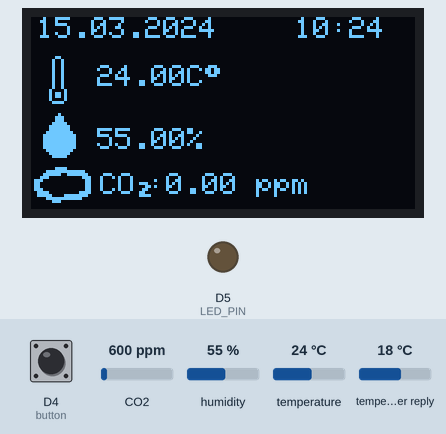
This sketch was run on a simulated ESP8266 (NodeMCU). Shown: 128×64 one-colour display, output pins drawn as LEDs (lit = HIGH). Inputs (shaded band) come from the test bench; at power-on: D4 (button) HIGH, CO2 600 ppm, humidity 55 %, temperature 24 °C, temperature in the weather reply 18 °C. WiFi joins after 1.5 s; servers stay silent unless stated; network time is answered at once with the bench clock; the local clock reads 2024-03-15 10:24:30 at power-on unless the sketch sets it; no MQTT or app messages arrive unless stated; web services answer with replies made up by the test bench; what the sketch prints to the serial monitor is not drawn.

Above: at 6.0 s.
6.1 s: D4 (button) pulled LOW for 0.15 s
At 7.6 s:
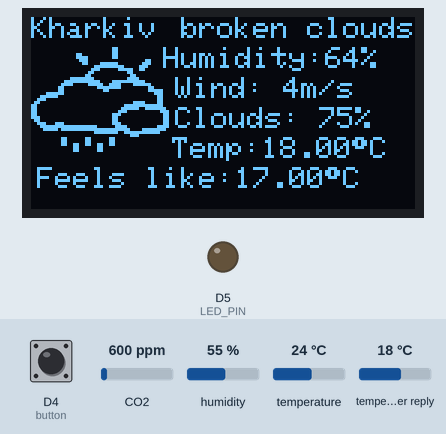
8.4 s: D4 (button) pulled LOW for 1 s
At 9.2 s:
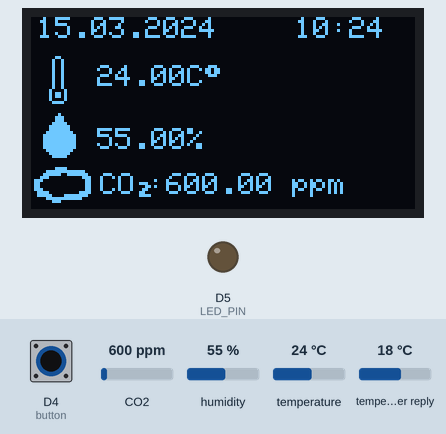
10.9 s: CO2 set to 452 ppm
At 13.7 s:
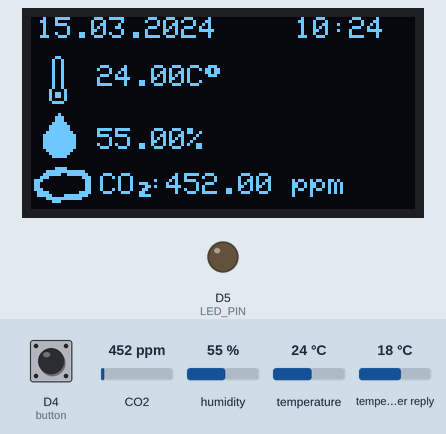
14.4 s: humidity set to 22 %
At 16.1 s:
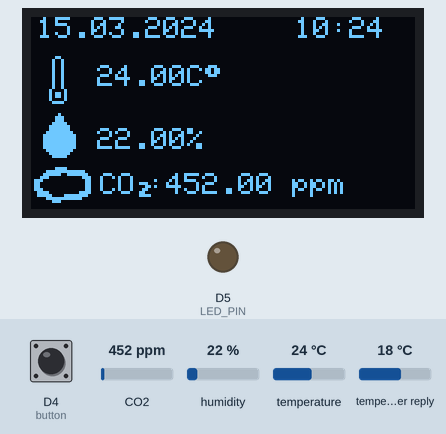
16.4 s: temperature set to 12 °C
At 19.6 s:
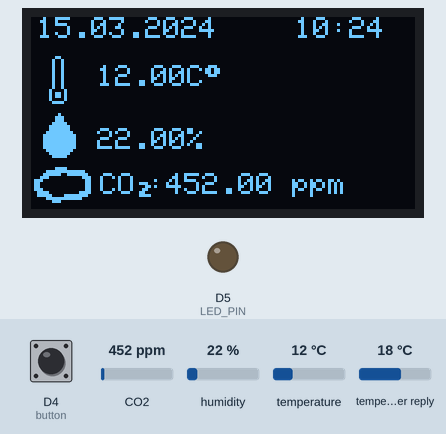
28.7 s: CO2 set to 1050 ppm
At 31.7 s:
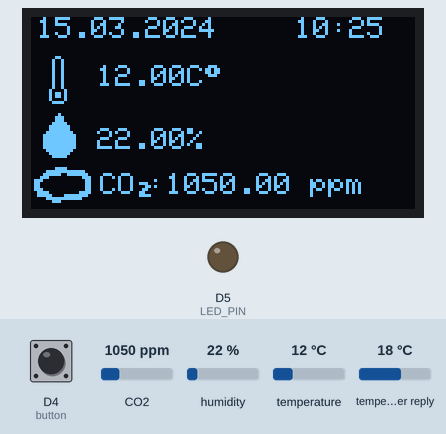
Timing chart, 0 to 33.2 s (numbered marks = the images above; inputs shaded):
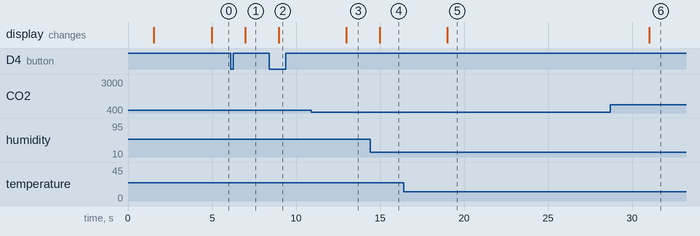

Measured:
- after the input at 6.1 s, the display: changes after 0.87 s (image 1)
- after the input at 8.4 s, the display: changes after 0.57 s (image 2)
- after the input at 10.9 s, the display: changes after 2.1 s (image 3)
- after the input at 14.4 s, the display: changes after 0.58 s (image 4)
- after the input at 16.4 s, the display: changes after 2.6 s (image 5)
- after the input at 28.7 s, the display: changes after 2.3 s (image 6)

The sketch:

Meteostation-OLED.ino
```cpp
/*
    Meteostation with node-mcu esp8266
    Written by dev_iks
*/
#include <ESP8266WiFi.h>
#include <WiFiUdp.h>
#include <PubSubClient.h>
#include <WiFiClientSecure.h>
#include <NTPClient.h>
#include <DHT.h>
#include <MQ135.h>
#include <SPI.h>
#include <Wire.h>
#include <Adafruit_GFX.h>
#include <Adafruit_SSD1306.h>
#include "configs.h"
#include "functions.h"
#include "OpenWeather.h"


#define SCREEN_WIDTH 128 // OLED display width, in pixels
#define SCREEN_HEIGHT 64 // OLED display height, in pixels
#define DHTPIN D7 // DHT pin
#define DISPLAY_ADDR 0x3C // OLED address
#define GASPIN A0 // mq135 sensor pin
#define BUFFER_SIZE 100 // buffer size
#define MQTT_MAX_PACKET_SIZE 256
#define SECS_PER_MIN (60000)
#define HOURS_IN_MLSECS(hour) (hour * 60 * SECS_PER_MIN)
#define UTC_OFFSET 2 * 60 * 60 // Ukraine


bool _debug = true;

const char* ssid = STASSID; // SSID for wi-fi station
const char* password = STAPSK; // password for wi-fi station
const char* mqtt_server = MQTTSERVER; // mqtt server addr
const int mqtt_port = MQTTPORT; // mqtt port
const char* mqtt_user = MQTTUSER; // if mqtt anonymous with user and pass
const char* mqtt_pass = MQTTPASS;
const char* owm_token = OWMTOKEN;

const int LED_PIN = D5;
const int button = D4;

bool butt_flag = false;
bool highTempFlag = false;
bool butt;
unsigned long last_press = 0;
unsigned long last_time = 0;

String buffer_line_weather; // buffer for recieve response from weather api
String formattedDate;
String dayStamp;
String timeStamp;
String day, month, year;
String city = "Kharkiv";
String units = "metric";  // or "imperial"
String language = "en";
unsigned long updateTimeDHT = 0;
unsigned long updateTimeTelegramDHT = 0;
unsigned long updateTimeWeather = 0;
unsigned long updateTimeGasSensor = 0;
unsigned long updateTimeHighTemp = 0;
unsigned long updateLocalTime = 0;
unsigned long updateDrawDisplay = 0;
int ledStatus = 0; // led status
int current_mode = 0;
float humidity; // humidity - влажность воздуха получаемая на текущем модуле DHT-11
float temperature; // temperature - температура получаемая на текущем модуле DHT-11
float ppm; // co2 concentration in ppm


void oledPrint(String str, uint16_t x = 0, uint16_t y = 0, bool newLine = 1, uint16_t textSize = 1, uint16_t color = WHITE);
void drawCloud(uint16_t x = 0, uint16_t y = 0, bool d = false);
void drawLittleCloud(uint16_t x = 0, uint16_t y = 0, bool d = false);
void drawRaindrop(uint16_t x = 0, uint16_t y = 0, bool d = false);
void drawThermometer(uint16_t x = 0, uint16_t y = 0, bool d = false);
void callbackOnMessage(char* topic, byte* payload, unsigned int length);
void readDHT();
void gasSensorSetup();
void getWeather();
void printWeather();
void printDatetime();

Adafruit_SSD1306 display(SCREEN_WIDTH, SCREEN_HEIGHT, &Wire, -1);
DHT dht(DHTPIN, DHT11);
MQ135 gasSensor = MQ135(GASPIN);

WiFiUDP ntpUDP;
// pool.ntp.org ua.pool.ntp.org
NTPClient timeClient(ntpUDP, "pool.ntp.org", UTC_OFFSET);

WiFiClient wfc;
PubSubClient mqttClient(mqtt_server, mqtt_port, callbackOnMessage, wfc);

OpenWeather weather(owm_token);
OW_current* current_weather = new OW_current;

void setup() {
  Serial.begin(115200);
  //  gdbstub_init();
  pinMode(LED_PIN, OUTPUT);
  pinMode(button, INPUT);
  // Connect to WiFi network
  wifiBegin(ssid, password);

  if (!display.begin(SSD1306_SWITCHCAPVCC, DISPLAY_ADDR)) {
    Serial.println(F("SSD1306 allocation failed"));
    for (;;); // Don't proceed, loop forever
  }
  display.clearDisplay();
  display.cp437(true);

  dht.begin();
  gasSensorSetup();
  getWeather();
  readDHT();
}

void loop() {
  butt = !digitalRead(button);
  mqttLoop();
  if (millis() - updateTimeDHT > 2000) {
    updateTimeDHT = millis();
    readDHT();
  }
  switchMode();
  displayedMode();
}

void switchMode() {
  if (butt == HIGH && butt_flag == false && millis() - last_press > 200) {
    butt_flag = true;
    current_mode = !current_mode;
    last_press = millis();
  }

  if (butt == LOW && butt_flag == true) {
    butt_flag = false;
  }
}

void displayedMode() {
  if (current_mode == 0) {
    if (millis() - updateDrawDisplay > 1000) {
      updateDrawDisplay = millis();
      drawPage1();
    }
  } else {
    if (millis() - updateDrawDisplay > 1000) {
      updateDrawDisplay = millis();
      drawPage2();
    }
  }

  if (millis() - updateTimeTelegramDHT > 15000) {
    updateTimeTelegramDHT = millis();
    publishDhtData(temperature, humidity, ppm);
  }
}

void drawPage1()
{
  display.clearDisplay();
  display.setTextColor(WHITE, BLACK);
  printDatetime();
  drawThermometer(4, 13);
  // print temperatute
  oledPrint(String(temperature), LITTLE_CLOUD_WIDTH + 2, 16, 0);
  display.write("C");
  display.write(248);
  // print humidity
  drawRaindrop(2, 32);
  oledPrint(String(humidity) + "%", LITTLE_CLOUD_WIDTH + 2, 37);
  // print co2 value
  drawLittleCloud(0, 49);
  int y_little_cloud = 52;
  oledPrint("CO", LITTLE_CLOUD_WIDTH + 3, y_little_cloud, 0);
  display.setCursor(LITTLE_CLOUD_WIDTH + 15, y_little_cloud + 3);
  display.write(253);
  oledPrint(":" + String(ppm) + " ppm", LITTLE_CLOUD_WIDTH + 19, y_little_cloud);

  display.display();
}


void drawPage2()
{
  display.clearDisplay();
  display.setTextColor(WHITE, BLACK);
  drawCloud(0, 10);
  // update weather one time per hour
  if (millis() - updateTimeWeather > HOURS_IN_MLSECS(1))
  {
    updateTimeWeather = millis();
    getWeather();
  }
  printWeather();
  display.display();
}

void printWeather()
{
  float   temp = current_weather->temp;
  float   feels_like = current_weather->feels_like;
  float   pressure = current_weather->pressure;
  uint8_t humidity = current_weather->humidity;
  uint8_t clouds = current_weather->clouds;
  int     wind_speed = current_weather->wind_speed;
  String  main = current_weather->main;
  String  description = current_weather->description;
  String  city = current_weather->city;

  oledPrint(city, 0, 0);
  oledPrint(description, 50, 0);
  oledPrint("Humidity:" + String(humidity) + "%", CLOUD_WIDTH - 2, 10);
  oledPrint("Wind: " + String(wind_speed) + "m/s", CLOUD_WIDTH + 2, 20);
  oledPrint("Clouds: " + String(clouds) + "%", CLOUD_WIDTH + 2, 30);
  oledPrint("Temp:" + String(temp), CLOUD_WIDTH + 1, 40, 0);
  display.write(248);
  display.write("C");
  oledPrint("Feels like:" + String(feels_like), 2 , 50, 0);
  display.write(248);
  display.write("C");
}

void getWeather()
{
  bool isParsed = weather.getWeatherData(current_weather, city, units, language);
  if (!isParsed)
  {
    Serial.println("Failed to get weather! Try again.");
  }
}

/*
   String str, uint16_t x = 0, uint16_t y = 0, bool newLine = 1, uint16_t textSize = 1, uint16_t color = WHITE
*/
void oledPrint(String str, uint16_t x, uint16_t y, bool newLine, uint16_t textSize, uint16_t color)
{
  display.setTextSize(textSize);
  display.setTextColor(color);
  display.setCursor(x, y);
  if (newLine == true) {
    display.println(str);
  } else {
    display.print(str);
  }
}

/*
   usigned int x: display coordinate
   usigned int y: display coordinate
   bool d = false: display
*/
void drawCloud(uint16_t x, uint16_t y, bool d) {
  display.drawBitmap(x, y, cloud, CLOUD_WIDTH, CLOUD_HEIGHT, 1);
  if (d == true) {
    display.display();
  }
}

/*
   usigned int x: display coordinate
   usigned int y: display coordinate
   bool d = false: display
*/
void drawRaindrop(uint16_t x, uint16_t y, bool d) {
  display.drawBitmap(x, y, raindrop, RAINDROP_WIDTH, RAINDROP_HEIGHT, 1);
  if (d == true) {
    display.display();
  }
}

/*
   usigned int x: display coordinate
   usigned int y: display coordinate
   bool d = false: display
*/
void drawThermometer(uint16_t x, uint16_t y, bool d) {
  display.drawBitmap(x, y, thermometer, THERMOMETER_WIDTH, THERMOMETER_HEIGHT, 1);
  if (d == true) {
    display.display();
  }
}

/*
   usigned int x: display coordinate
   usigned int y: display coordinate
   bool d = false: display
*/
void drawLittleCloud(uint16_t x, uint16_t y, bool d)
{
  display.drawBitmap(x, y, little_cloud, LITTLE_CLOUD_WIDTH, LITTLE_CLOUD_HEIGHT, 1);
  if (d == true) {
    display.display();
  }
}

void getDateTime()
{
  timeClient.update();
  formattedDate = timeClient.getFormattedDate();
  // Extract date
  int splitT = formattedDate.indexOf("T");
  dayStamp = formattedDate.substring(0, splitT);
  year = dayStamp.substring(0, 4);
  month = dayStamp.substring(5, 7);
  day = dayStamp.substring(8);
  // Format dateStamp
  dayStamp = day + "." + month + "." + year;
  // Format time
  timeStamp = formattedDate.substring(splitT + 1, formattedDate.length() - 4);
}

void printDatetime()
{
  getDateTime();
  oledPrint(dayStamp, 2, 0);
  oledPrint(timeStamp, 88, 0);
  /*if (millis() - updateLocalTime > 5000)
  {
    updateLocalTime = millis();
    oledPrint(dayStamp, 2, 0);
    oledPrint(timeStamp, 88, 0);
  }*/
}

void readDHT() {
  humidity = dht.readHumidity();
  temperature = dht.readTemperature();

  if (temperature >= 31 && !highTempFlag) {
    highTempFlag = true;
    if (millis() - updateTimeHighTemp >= 300000)  { // one message per 5 minutes
      updateTimeHighTemp = millis();
      //      highTemperatureAlert();
    }
  } else {
    highTempFlag = false;
  }

  if (isnan(humidity) || isnan(temperature)) {
    // Check. If we can't get values, outputing «Error», and program exits
    if (_debug) {
      Serial.println("Error dht");
    }
    display.clearDisplay();
    oledPrint("Error!", 0, 0);
    return;
  }
  if (millis() - updateTimeGasSensor >= 5000) {
    updateTimeGasSensor = millis();
    ppm = gasSensor.getPPM();
  }
  if (isnan(ppm)) {
    if (_debug) {
      Serial.println("Error gas sensor");
    }
    display.clearDisplay();
    oledPrint("Err: ppm", 0, 0);
  }
}

void reconnect() {
  // Loop until we're reconnected
  while (!mqttClient.connected()) {
    Serial.print("Attempting MQTT connection...");
    String clientId = "ESP8266Client-1";
    // Attempt to connect
    if (mqttClient.connect(clientId.c_str())) {
      Serial.print("connected  state = ");
      Serial.println(mqttClient.state());
      mqttClient.subscribe("room/+");
    } else {
      Serial.print("failed, rc = ");
      Serial.print(mqttClient.state());
      // Wait 5 seconds before retrying
      delay(5000);
    }
  }
}

void mqttReconnection() {
  if (!mqttClient.connected()) {
    Serial.println("reconnect!....");
    reconnect();
  }
}

void mqttLoop() {
  mqttReconnection();
  mqttClient.loop();
}

void gasSensorSetup() {
  float rzero = gasSensor.getRZero();
  delay(3000);
  Serial.print("MQ135 RZERO Calibration Value : ");
  Serial.println(rzero);
}

//handle arrived messages from mqtt broker
void callbackOnMessage(char* topic, byte* payload, unsigned int length) {
  Serial.print("Message arrived [");
  Serial.print(topic);
  Serial.print("] ");
  for (int i = 0; i < length; i++) {
    Serial.print((char)payload[i]);
  }
  Serial.println();
  String _topic = String(topic);
  if (_topic == "room/led") {
    int ledState = String((char*)payload).toInt();
    ledStatus = ledState;
    digitalWrite(LED_PIN, ledState);
  } else if (_topic == "room/led-status") {
    char _ledStat[2];
    itoa(ledStatus, _ledStat, 10);
    mqttClient.publish("room/led-status/telegram", _ledStat);
  } else if (_topic == "room/getmeteodata") {
    readDHT();
    publishMeteodataTelegram();
  } else if (_topic == "room/getweather") {
    buffer_line_weather = String((char*)payload);
    //    weather = jsonParser.getWeatherData(buffer_line_weather);
  }
}

void publishMeteodataTelegram() {
  String rez = "{";
  rez += "\"temperature\":" + String(temperature) + ",";
  rez += "\"humidity\":" + String(humidity) + ",";
  rez += "\"ppm\":" + String(ppm);
  rez += "}";
  int rezLen = 2 * rez.length();
  char msgBuffer[rezLen];
  rez.toCharArray(msgBuffer, rezLen);
  Serial.println(msgBuffer);
  mqttClient.publish("room/meteodata/telegram", msgBuffer);
}

void publishDhtData(float temperature, float humidity, float ppm) {
  char msgBuffer[20];
  mqttClient.publish("room/temp", dtostrf(temperature, 5, 2, msgBuffer));
  mqttClient.publish("room/humidity", dtostrf(humidity, 5, 2, msgBuffer));
  mqttClient.publish("room/co2", dtostrf(ppm, 7, 0, msgBuffer));
}

void highTemperatureAlert() {
  char msgBuffer[5];
  mqttClient.publish("room/highTemp/telegram", dtostrf(temperature, 5, 2, msgBuffer));
}
```

OpenData.h
```cpp
/*
 * struct for storing open weather data
 */

typedef struct OW_current {

  // current
  uint32_t dt = 0;
  float    temp = 0;
  float    feels_like = 0;
  float    pressure = 0;
  uint8_t  humidity = 0;
  uint8_t  clouds = 0;
  uint32_t visibility = 0;
  int    wind_speed = 0;
  uint16_t wind_deg = 0;

  // current.weather
  uint16_t id = 0;
  String   city;
  String   main;
  String   description;

} OW_current;
```

OpenWeather.cpp
```cpp
#include <ESP8266WiFi.h>
#include <ESP8266HTTPClient.h>

#include <ArduinoJson.h>
#include "OpenWeather.h"

OpenWeather::OpenWeather(String owm_token)
{
  this->api_token = owm_token;
}

bool OpenWeather::getWeatherData(OW_current *current, String city, String units, String language)
{
  this->current  = current;
  String url = "https://api.openweathermap.org/data/2.5/weather?q=" + city + "&units=" + units + "&lang=" + language + "&appid=" + api_token;
  // Send GET request and feed the parser
  bool result = parseRequest(url);

  return result;
}

bool OpenWeather::parseRequest(String url)
{
  isParsed = false;
  uint32_t timeout = millis();
  const char*  host = "api.openweathermap.org";
  String response = "";
  BearSSL::WiFiClientSecure client;
  client.setInsecure();

  if (!client.connect(host, 443))
  {
    Serial.println("Connection failed.");
    return isParsed;
  }
  client.print("GET " + url + " HTTP/1.1\r\n" + "Host: " + host + "\r\n" + "Connection: close\r\n\r\n");

  while (client.available() || client.connected())
  {
    String line = client.readStringUntil('\n');
    if (line == "\r") {
      if (DEBUG_FLAG == true) {
        Serial.println("Header end found");
      }
      break;
    }

    if ((millis() - timeout) > 5000UL)
    {
      Serial.println("HTTP header timeout");
      client.stop();
      return isParsed;
    }
  }

  // Parse the JSON data, available() includes yields
  while (client.connected())
  {
    if (client.available()) {
      char c = client.read();
      if (c != '\n' && c != '\r') {
        response += c;
      }
    }

    if ((millis() - timeout) > 8000UL)
    {
      Serial.println("JSON client timeout");
      client.stop();
      return isParsed;
    }
  }

  // JSON buffer
  const size_t capacity = JSON_ARRAY_SIZE(3) + 2 * JSON_OBJECT_SIZE(1) + JSON_OBJECT_SIZE(2) + 3 * JSON_OBJECT_SIZE(4) + JSON_OBJECT_SIZE(5) + JSON_OBJECT_SIZE(6) + JSON_OBJECT_SIZE(12) + 480;
  DynamicJsonDocument jsonBuffer(capacity);
  DeserializationError err = deserializeJson(jsonBuffer, response);
  if (err != DeserializationError::Ok) {
    Serial.print(F("deserializeJson() failed with code "));
    Serial.println(err.c_str());
    return false;
  }
  JsonObject weather = jsonBuffer["weather"][0];
  current->main = weather["main"].as<String>(); // "short weather forecast like - clear"
  current->description = weather["description"].as<String>(); // "full description like - clear sky"

  JsonObject main = jsonBuffer["main"];
  current->temp = main["temp"];
  current->feels_like = main["feels_like"];
  current->pressure = main["pressure"]; // int
  current->humidity = main["humidity"]; // int percantage
  current->visibility = jsonBuffer["visibility"]; // integer
  current->wind_speed = jsonBuffer["wind"]["speed"]; // int
  current->wind_deg = jsonBuffer["wind"]["deg"]; // int
  current->clouds = jsonBuffer["clouds"]["all"]; // int percantage
  int timezone = jsonBuffer["timezone"]; // 7200
  current->id = jsonBuffer["id"];
  current->city = jsonBuffer["name"].as<String>(); // "Kharkiv"
  int cod = jsonBuffer["cod"]; // 200

  isParsed = true;
  client.stop();   //Close connection

  return isParsed;
}
```

OpenWeather.h
```cpp
#pragma once

#include "OpenData.h"

#define DEBUG_FLAG false

class OpenWeather
{
  private:
    String api_token;
    String data_set;
    bool   isParsed;
    OW_current  *current;
    uint16_t objectLevel;   // Object level, increments for new object, decrements at end
    String   currentKey;    // Name key of the name:value pair e.g "temperature"
    String   currentSet;    // Name key of the data set
    String   arrayPath;     // Path to name:value pair e.g.  "daily/data"
    uint16_t arrayIndex;    // Array index e.g. 5 for day 5 forecast, qualify with arrayPath
    uint16_t arrayLevel;

  public:

  /*
   * owm_token - given token for using open weather map
   */
  OpenWeather(String owm_token);

  /*
   * Setup the weather request and save in ow_current struct
   * city - City name
   * units - metric (Celsius), imperial (Fahrenheit) or standart (Kelvin)
   * language - en, ua (uk), de etc. watch: https://openweathermap.org/current#multi
   */
  bool getWeatherData(OW_current *current, String city, String units, String language);

  /*
   * Called by library (can by user sketch), sends HTTP GET request to url and parsing response
   * url - Url string
   * return - true on success and false on fail
   */
  bool parseRequest(String url);
};
```

functions.h
```cpp
#pragma once

void wifiBegin(const char* ssid, const char* password) {
  Serial.print(F("Connecting to "));
  Serial.println(ssid);

  WiFi.mode(WIFI_STA);
  WiFi.begin(ssid, password); // initialize station

  while (WiFi.status() != WL_CONNECTED) {
    delay(500);
    Serial.print(F("."));
  }
  Serial.println();
  Serial.println(F("WiFi connected"));
  Serial.println(WiFi.localIP());
  Serial.println("...ok...");
}
```

Source omitted: configs.h (data table, 3171 bytes)
